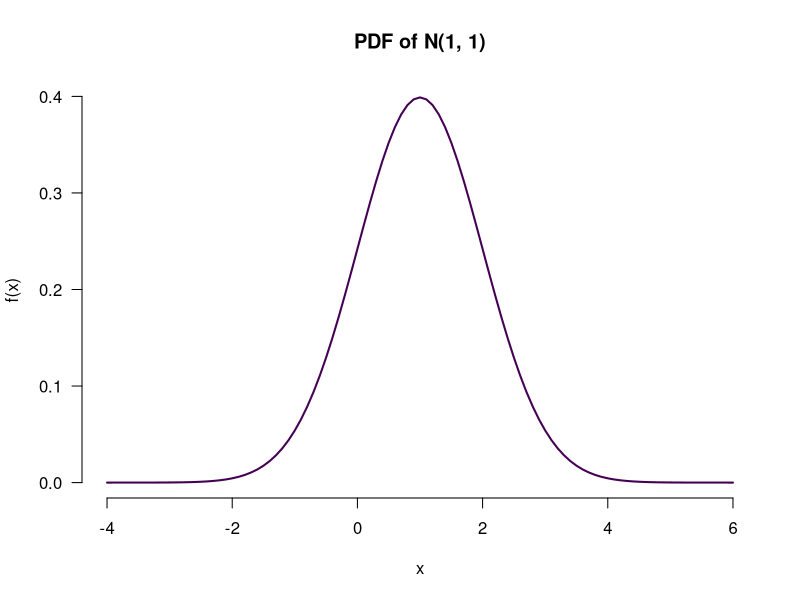
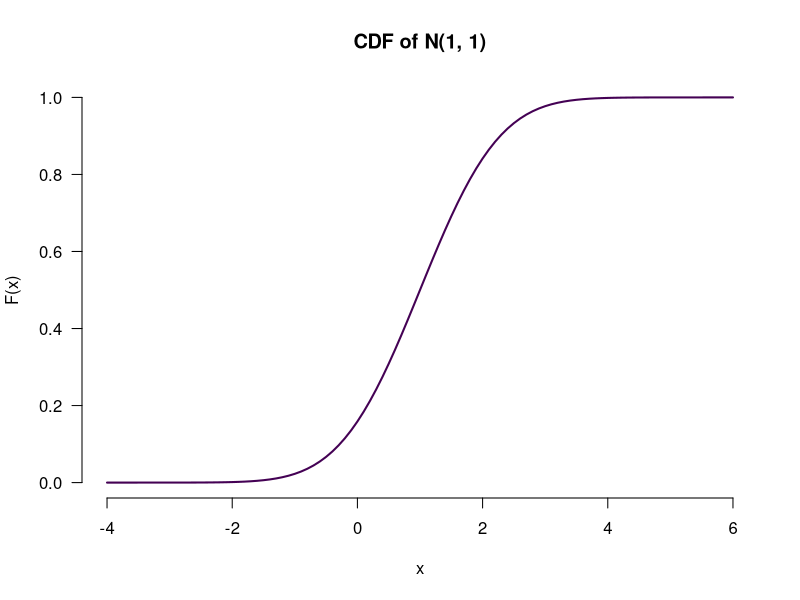
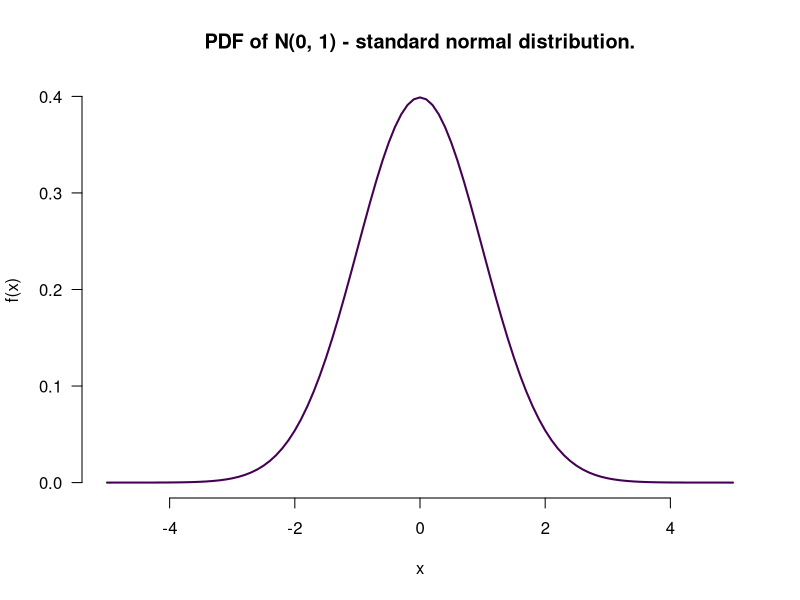
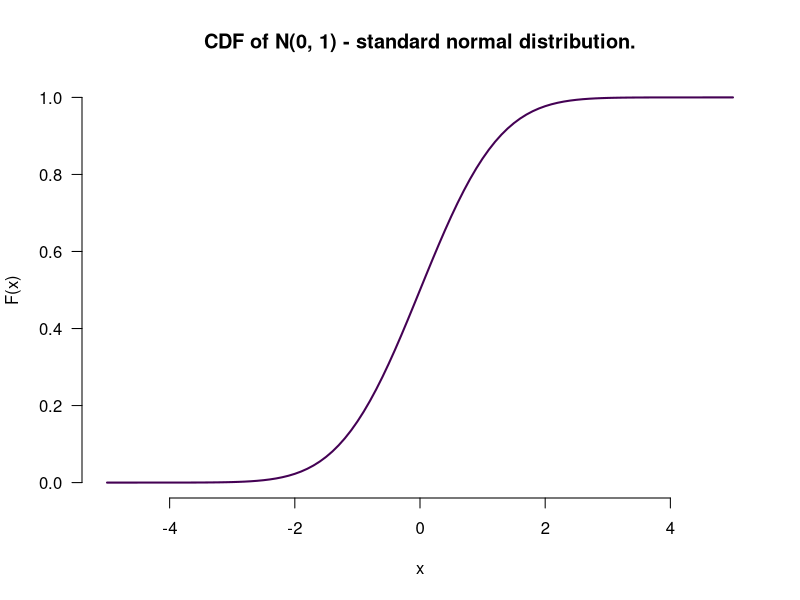
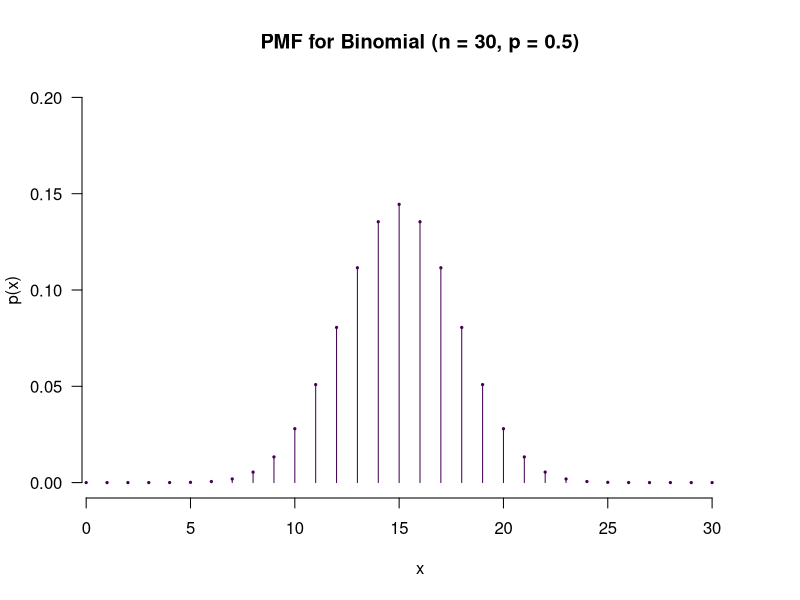
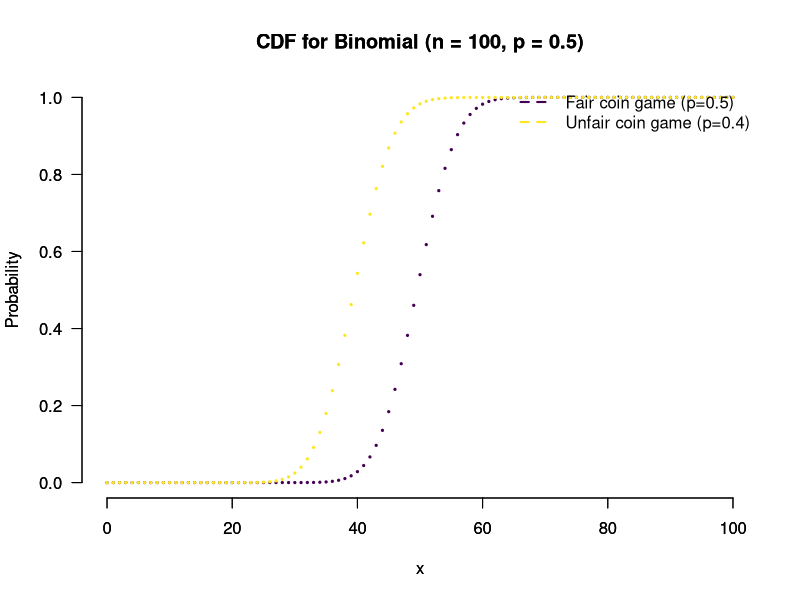
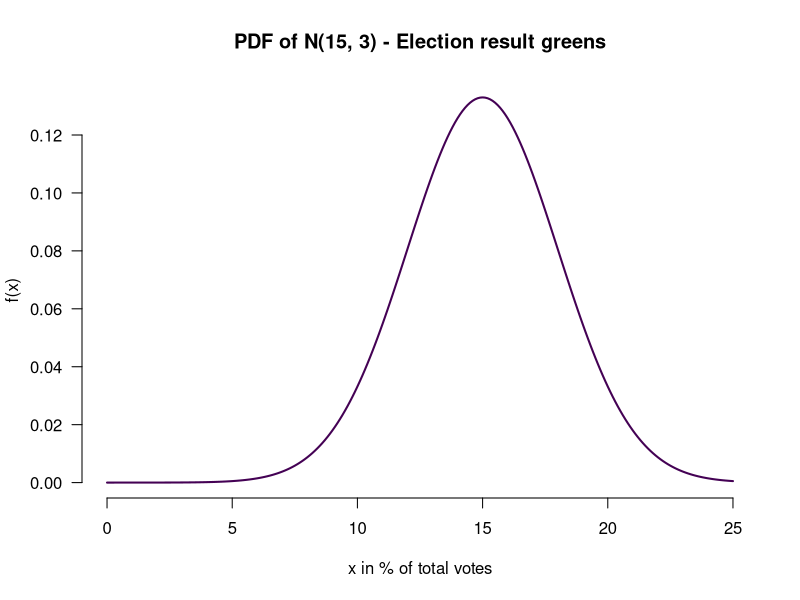
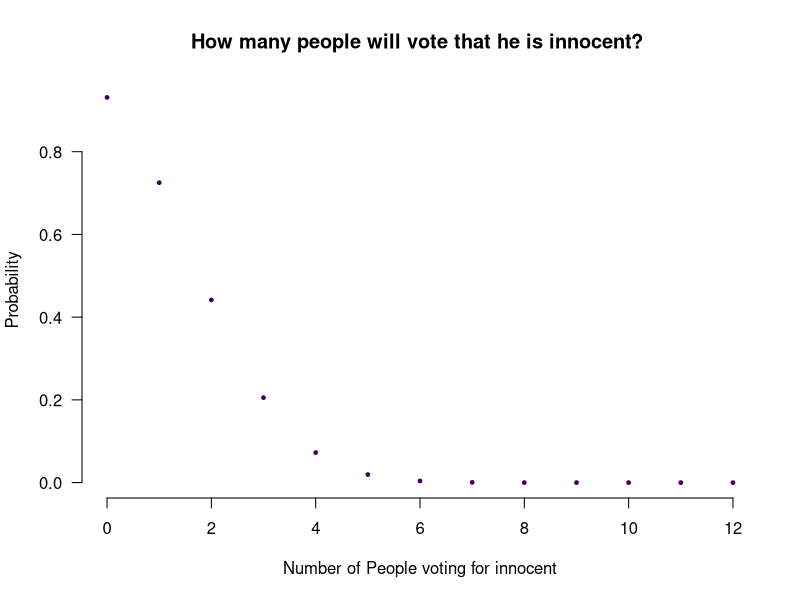

Reproduce these figures in R, in order.
## ---- chunk 1
# The first line sets an option for the final document that can be produced from
# the .Rmd file. Don't worry about it.
knitr::opts_chunk$set(echo = TRUE)

# The next bit (lines 22-43) is quite powerful and useful. 
# First you define which packages you need for your analysis and assign it to 
# the p_needed object. 
p_needed <- c("viridis")

# Now you check which packages are already installed on your computer.
# The function installed.packages() returns a vector with all the installed 
# packages.
packages <- rownames(installed.packages())
# Then you check which of the packages you need are not installed on your 
# computer yet. Essentially you compare the vector p_needed with the vector
# packages. The result of this comparison is assigned to p_to_install.
p_to_install <- p_needed[!(p_needed %in% packages)]
# If at least one element is in p_to_install you then install those missing
# packages.
if (length(p_to_install) > 0) {
  install.packages(p_to_install)
}
# Now that all packages are installed on the computer, you can load them for
# this project. Additionally the expression returns whether the packages were
# successfully loaded.
sapply(p_needed, require, character.only = TRUE)
## ---- chunk 2

# density function of a normal distribution with mean 1 and variance of 1
x_values <- seq(from = -4, to = 6, by = 0.1)

plot(x = x_values, 
     y = dnorm(x_values, mean = 1, sd = 1),
     bty = "n", 
     las = 1,
     type = "l",
     col = viridis(1),
     lwd = 2,
     main = "PDF of N(1, 1)",
     ylab = "f(x)",
     xlab = "x"
     )

## ---- chunk 3

# cumulative distribution function of this variable.
x_values <- seq(from = -4, to = 6, by = 0.1)

plot(x = x_values, 
     y = pnorm(x_values, mean = 1, sd = 1),
     bty = "n", 
     las = 1,
     type = "l",
     col = viridis(1),
     lwd = 2,
     main = "CDF of N(1, 1)",
     ylab = "F(x)",
     xlab = "x"
     )

## ---- chunk 4

x_values <- seq(from = -5, to = 5, by = 0.1)

plot(x = x_values, 
     y = dnorm(x_values, mean = 0, sd = 1),
     bty = "n", 
     las = 1,
     type = "l",
     col = viridis(1),
     lwd = 2,
     main = "PDF of N(0, 1) - standard normal distribution.",
     ylab = "f(x)",
     xlab = "x"
     )

x_values <- seq(from = -5, to = 5, by = 0.1)

plot(x = x_values, 
     y = pnorm(x_values, mean = 0, sd = 1),
     bty = "n", 
     las = 1,
     type = "l",
     col = viridis(1),
     lwd = 2,
     main = "CDF of N(0, 1) - standard normal distribution.",
     ylab = "F(x)",
     xlab = "x"
     )

## ---- chunk 5

x_values <- c(0:30)

# Now we produce an empty plot.
plot(
  x = x_values,
  ylim = c(0, 0.2), # With ylim you can adjust the limits of the y axis.
  type = "n",       # type "n" produces an empty plot window.
  main = "PMF for Binomial (n = 30, p = 0.5)",
  xlab = "x",
  ylab = "p(x)",
  las = 1,
  frame = F
  )

# Let's add the points.
points(x_values, 
       dbinom(x_values, size = 30, p = 0.5), 
       cex = 0.3, 
       pch = 19, 
       col = viridis(1)
       )

# And those lines we know from the lecture.
segments(x0 = x_values, 
         y0 = 0, 
         x1 = x_values,
         y1 = dbinom(x_values, size = 30, p = 0.5), 
         col = viridis(1)
         )  

## ---- chunk 6

# Bias1 = 0.5 (fair)
# Bias2 = 0.4 (unfair)

x_values <- c(0:100)

plot(x = x_values, 
     y = pbinom(x_values, size = 100, p = 0.5),
     type = "p",
     main = "CDF for Binomial (n = 100, p = 0.5)",
     xlab = "x",
     ylab = "Probability",
     bty = "n",
     las = 1,
     pch = 19, 
     cex = 0.3, 
     col = viridis(2)[1],
     frame = F
     )
par(new=TRUE)

plot(x = x_values, 
     y = pbinom(x_values, size = 100, p = 0.4),
     type = "p",
     main = "CDF for Binomial (n = 100, p = 0.5)",
     xlab = "x",
     ylab = "Probability",
     bty = "n",
     las = 1,
     pch = 19, 
     cex = 0.3, 
     col = viridis(2)[2],
     frame = F,
     
     )

legend("topright",
  bty = "n",
  col = viridis(2)[1:2],
  lwd = 2,
  lty = 2,
  legend = c(
    "Fair coin game (p=0.5)",
    "Unfair coin game (p=0.4)"
  )
)

## ---- chunk 7

x_values <- seq(from = 0, to = 25, by = 0.1)

plot(x = x_values, 
     y = dnorm(x_values, mean = 15, sd = 3),
     bty = "n", 
     las = 1,
     type = "l",
     col = viridis(1),
     lwd = 2,
     main = "PDF of N(15, 3) - Election result greens",
     ylab = "f(x)",
     xlab = "x in % of total votes"
     )


## ---- chunk 8

pnorm(10, mean = 15, sd = 3)

## ---- chunk 9

pnorm(20, mean = 15, sd = 3) - pnorm(15, mean = 15, sd = 3)

## ---- chunk 10

1 - pnorm(9, mean = 15, sd = 3)

## ---- chunk 11
passengers  <- 0:12 # for x-axis

plot(x = passengers, 
     y = 1 - pbinom(q = passengers, size = 12, p = 0.2),
     bty = "n",
     las = 1,
     pch = 19,
     xlab = "Number of People voting for innocent",
     ylab = "Probability",
     main = "How many people will vote that he is innocent? ",
     cex = 0.5, 
     col = viridis(1),
     frame = F
     )

## ---- chunk 12

# p = 0.2

# at least one member who believed in Simpson = 1 Member + 2 M + 3 M ... + 12M .
# -> only 0 can be included

1 - pbinom(q = 0, size = 12, p = 0.2)

## ---- chunk 13

1 - pbinom(q = 1, size = 12, p = 0.2)

